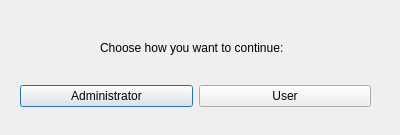
<?xml version="1.0" encoding="UTF-8"?>
<ui version="4.0">
 <class>Dialog</class>
 <widget class="QDialog" name="Dialog">
  <property name="geometry">
   <rect>
    <x>0</x>
    <y>0</y>
    <width>400</width>
    <height>135</height>
   </rect>
  </property>
  <property name="windowTitle">
   <string>Dialog</string>
  </property>
  <widget class="QWidget" name="layoutWidget">
   <property name="geometry">
    <rect>
     <x>20</x>
     <y>80</y>
     <width>351</width>
     <height>33</height>
    </rect>
   </property>
   <layout class="QHBoxLayout">
    <property name="spacing">
     <number>6</number>
    </property>
    <property name="margin" stdset="0">
     <number>0</number>
    </property>
    <item>
     <widget class="QPushButton" name="okButton">
      <property name="text">
       <string>Administrator</string>
      </property>
     </widget>
    </item>
    <item>
     <widget class="QPushButton" name="cancelButton">
      <property name="text">
       <string>User</string>
      </property>
     </widget>
    </item>
   </layout>
  </widget>
  <widget class="QLabel" name="label">
   <property name="geometry">
    <rect>
     <x>100</x>
     <y>40</y>
     <width>201</width>
     <height>16</height>
    </rect>
   </property>
   <property name="text">
    <string>Choose how you want to continue:</string>
   </property>
  </widget>
 </widget>
 <resources/>
 <connections>
  <connection>
   <sender>okButton</sender>
   <signal>clicked()</signal>
   <receiver>Dialog</receiver>
   <slot>accept()</slot>
   <hints>
    <hint type="sourcelabel">
     <x>278</x>
     <y>253</y>
    </hint>
    <hint type="destinationlabel">
     <x>96</x>
     <y>254</y>
    </hint>
   </hints>
  </connection>
  <connection>
   <sender>cancelButton</sender>
   <signal>clicked()</signal>
   <receiver>Dialog</receiver>
   <slot>reject()</slot>
   <hints>
    <hint type="sourcelabel">
     <x>369</x>
     <y>253</y>
    </hint>
    <hint type="destinationlabel">
     <x>179</x>
     <y>282</y>
    </hint>
   </hints>
  </connection>
 </connections>
</ui>
